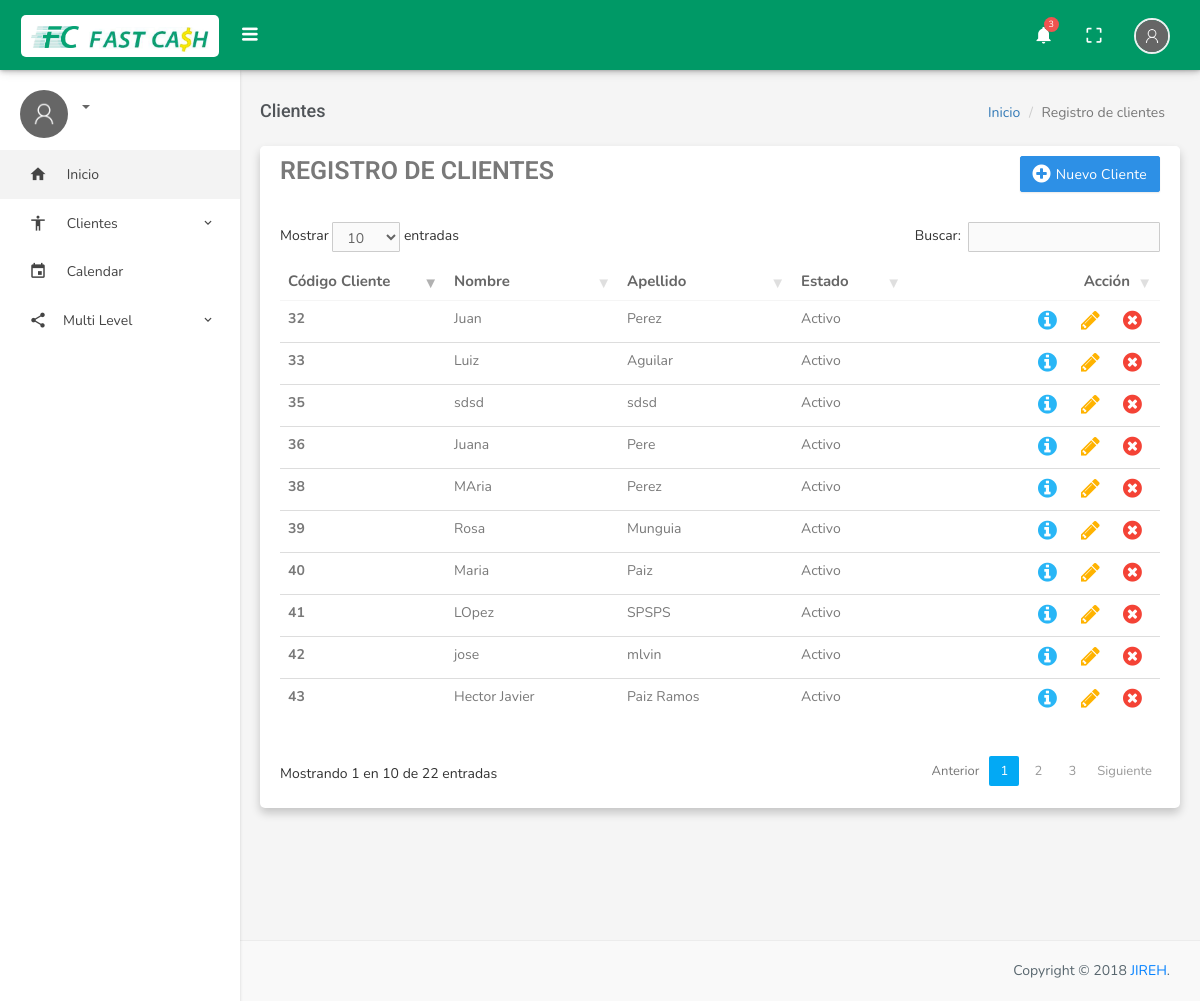
Page /index.php/clientes/gestionarCliente on the committed database.
### tables this page shows
CREATE TABLE `tbl_clientes` (
  `Id_Cliente` int(11) NOT NULL,
  `Codigo_Cliente` varchar(10) NOT NULL,
  `Nombre_Cliente` varchar(50) NOT NULL,
  `Apellido_Cliente` varchar(50) NOT NULL,
  `Condicion_Actual_Cliente` varchar(25) NOT NULL,
  `Estado_Civil_Cliente` varchar(25) NOT NULL,
  `Genero_Cliente` varchar(20) NOT NULL,
  `Telefono_Fijo_Cliente` varchar(10) DEFAULT NULL,
  `Telefono_Celular_Cliente` varchar(10) NOT NULL,
  `Domicilio_Cliente` text NOT NULL,
  `Fecha_Nacimiento_Cliente` date NOT NULL,
  `Zona_Cliente` varchar(25) NOT NULL,
  `DUI_Cliente` varchar(10) NOT NULL,
  `NIT_Cliente` varchar(18) NOT NULL,
  `Fecha_Registro_Cliente` date NOT NULL,
  `Observaciones_Cliente` text NOT NULL,
  `Profesion_Cliente` varchar(50) NOT NULL,
  `Fk_Id_Departamento` int(11) NOT NULL,
  `Fk_Id_Municipio` int(11) NOT NULL,
  `Tipo_Cliente` varchar(100) DEFAULT NULL
);

### application/controllers/Clientes.php (called while the page is built, shortened)
<?php
class Clientes extends CI_Controller {
	public function gestionarCliente(){
		$this->load->model('Clientes_Model');
		$registro=$this->Clientes_Model->CargarClientes();
		$data = array('registro'=>$registro);
		$this->load->view('Base/header');
		$this->load->view('Base/nav');
		$this->load->view("Clientes/Gestionar_Cliente", $data);
		$this->load->view('Base/footer');
	}
}
?>

### index.php (called while the page is built, shortened)
<?php
require_once BASEPATH.'core/CodeIgniter.php';

### application/models/Clientes_Model.php (called while the page is built, shortened)
<?php
class Clientes_Model extends CI_Model{
	public function CargarClientes(){
		$sql = "SELECT * FROM tbl_Clientes";
		$datos=$this->db->query($sql);
		return $datos;
	}
}
?>

### application/views/Clientes/Gestionar_Cliente.php (the view, shortened to what this page needs)
<div class="content-page">
    <div class="content">
        <div class="container">
            <div class="row">
                <div class="col-sm-12">
                    <h4 class="pull-left page-title">Clientes</h4>
                    <ol class="breadcrumb pull-right">
                        <li><a href="#">Inicio</a></li>
                        <li class="active">Registro de clientes</li>
                    </ol>
                </div>
            </div>
            <div class="row">
                <div class="col-md-12">
                    <div class="panel panel-default">
                        <div class="panel-heading">
        <div class="table-title">
          <div class="row">
            <div class="col-sm-5">
              <h3 class="panel-title">Registro de clientes</h3>
            </div>
            <div class="col-sm-7">
                <a title="Nuevo" data-toggle="tooltip" href="<?= base_url();?>Clientes/" class="btn btn-primary"><i class="fa fa-plus-circle"></i> <span>Nuevo Cliente<span></a>
            </div>
          </div>
        </div>
                        </div>
                        <div class="panel-body">
                            <div class="row">
                                <div class="col-md-12 col-sm-12 col-xs-12">
               <table id="datatable" class="table">
  <thead class="thead-dark thead thead1">
    <tr class="tr tr1">
      <th class="th th1" scope="col">Código Cliente</th>
      <th class="th th1" scope="col">Nombre</th>
      <th class="th th1" scope="col">Apellido</th>
      <th class="th th1" scope="col">Estado</th>
      <th class="th th1">Acción</th>
  </thead>
  <tbody class="tbody tbody1">
  <?php
  foreach ($registro->result() as $clientes) {
  $tipo = "'".$clientes->Tipo_Cliente."'"
  ?>
    <tr class="tr tr1">
      <td class="td td1" width="150"><b><?= $clientes->Id_Cliente?></b></td>
      <td class="td td1"><?= $clientes->Nombre_Cliente?></td>
      <td class="td td1"><?= $clientes->Apellido_Cliente?></td>
      <td class="td td1" width="100"><?= $clientes->Condicion_Actual_Cliente?></td>
      <td class="td td1">
      	<a title="Ver historial" data-toggle="modal" data-target=".bs-example-modal-lg" onclick="MostrarInfo(<?= $clientes->Id_Cliente?>, <?php echo $tipo;?>)" class="waves-effect waves-light ver"><i class="fa fa-info-circle"></i></a>
      <a title="Editar" data-toggle="tooltip" href="<?=base_url()?>Clientes/Editar?id=<?= $clientes->Id_Cliente?>" class="waves-effect waves-light editar"><i class="fa fa-pencil"></i></a>
      <a title="Eliminar" class="waves-effect waves-light eliminar" data-id="<?= $clientes->Id_Cliente?>" data-nombre="<?= $clientes->Nombre_Cliente?> <?= $clientes->Apellido_Cliente?>" data-toggle="modal" data-target=".modal_eliminar_cliente"><i class="fa fa-times-circle"></i></a>
      </td>
    <?php
		}
    ?>
  </tbody>
</table>
                 </div>
                            </div>
                        </div>
                    </div>
                </div>
            </div>
        </div>
    </div>
</div>

### application/views/Base/header.php (shortened to what this page needs)
<!DOCTYPE html>
<html>
    <head>
        <link href="<?= base_url() ?>plantilla/css/bootstrap.min.css" rel="stylesheet" />
        <link href="<?= base_url() ?>plantilla/assets/font-awesome/css/font-awesome.min.css" rel="stylesheet" />
        <link href="<?= base_url() ?>plantilla/assets/ionicon/css/ionicons.min.css" rel="stylesheet" />
        <link href="<?= base_url() ?>plantilla/css/material-design-iconic-font.min.css" rel="stylesheet">
        <link href="<?= base_url() ?>plantilla/css/animate.css" rel="stylesheet" />
        <link href="<?= base_url() ?>plantilla/css/waves-effect.css" rel="stylesheet">
        <link rel="stylesheet" type="text/css" href="<?= base_url() ?>plantilla/assets/form-wizard/jquery.steps.css" />
        <link href="<?= base_url() ?>plantilla/assets/datatables/jquery.dataTables.min.css" rel="stylesheet" type="text/css" />
        <link href="<?= base_url() ?>plantilla/assets/modal-effect/css/component.css" rel="stylesheet">
        <link href="<?= base_url() ?>plantilla/assets/notifications/notification.css" rel="stylesheet" />
        <link href="<?= base_url() ?>plantilla/assets/sweet-alert/sweet-alert.min.css" rel="stylesheet">
        <link href="<?= base_url() ?>plantilla/css/helper.css" rel="stylesheet" type="text/css" />
        <link href="<?= base_url() ?>plantilla/css/style.css" rel="stylesheet" type="text/css" />
    </head>
        <body class="fixed-left nicescroll">
        <div id="wrapper">

### application/views/Base/nav.php (shortened to what this page needs)
<div class="topbar">
    <div class="topbar-left">
        <div class="text-center">
            <span class="margin-logo">
           <a href="<?= base_url() ?>Home/main" class="logo"><i><img src="<?= base_url() ?>plantilla/images/fc_logo.png" width="48" alt="Logo"></i> <span><img src="<?= base_url() ?>plantilla/images/fast_cash.png" width="120" alt="Logo"></span></a>
            </span>
        </div>
    </div>
    <div class="navbar navbar-default" role="navigation">
        <div class="container">
            <div class="">
                <div class="pull-left">
                    <button class="button-menu-mobile open-left">
                        <i data-original="ion-navicon-round" class="ion-navicon-round"></i>
                    </button>
                </div>
                <ul class="nav navbar-nav navbar-right pull-right">
                    <li class="dropdown hidden-xs">
                        <a href="#" data-target="#" class="dropdown-toggle waves-effect waves-light" data-toggle="dropdown" aria-expanded="true">
                            <i class="md md-notifications"></i> <span class="badge badge-xs badge-danger">3</span>
                        </a>
                    </li>
                    <li class="hidden-xs">
                        <a href="#" id="btn-fullscreen" class="waves-effect waves-light"><i class="md md-crop-free"></i></a>
                    </li>
                    <li class="dropdown">
                        <a href="" class="dropdown-toggle profile" data-toggle="dropdown" aria-expanded="true"><img src="<?= base_url() ?>plantilla/images/user.png" alt="user-img" class="img-circle"> </a>
                    </li>
                </ul>
            </div>
        </div>
    </div>
</div>
<div class="left side-menu">
    <div class="sidebar-inner slimscrollleft">
        <div class="user-details">
            <div class="pull-left">
                <img src="<?= base_url() ?>plantilla/images/user.png" alt="" class="thumb-md img-circle">
            </div>
            <div class="user-info">
                <div class="dropdown">
                    <a href="#" class="dropdown-toggle" data-toggle="dropdown" aria-expanded="false"><?php echo $this->session->userdata("nombre")." ".$this->session->userdata("apellido");?><span class="caret"></span></a>
                </div>
            </div>
        </div>
        <div id="sidebar-menu">
            <ul>
                <li>
                    <a href="" class="waves-effect active"><i class="md md-home"></i><span> Inicio </span></a>
                </li>
                <li class="has_sub">
                    <a href="#" class="waves-effect"><i class="md md-accessibility"></i><span> Clientes </span><span class="pull-right"><i class="md  md-keyboard-arrow-down"></i></span></a>
                </li>
                <li>
                    <a href="calendar.html" class="waves-effect"><i class="md md-event"></i><span> Calendar </span></a>
                </li>
                <li class="has_sub">
                    <a href="javascript:void(0);" class="waves-effect"><i class="md md-share"></i><span>Multi Level </span><span class="pull-right"><i class="md  md-keyboard-arrow-down"></i></span></a>
                </li>
            </ul>
        </div>
    </div>
</div>

### application/views/Base/footer.php (shortened to what this page needs)
        </div>
        <footer class="footer text-right">
           Copyright © <?php echo date('Y');?> <font color="#0080FF">JIREH</font>.
        </footer>
    </body>
</html>

### plantilla/css/waves-effect.css (style rules this page uses)
.waves-effect { position: relative; cursor: pointer; display: inline-block; overflow: hidden; -webkit-user-select: none; -moz-user-select: none; -ms-user-select: none; user-select: none; -webkit-tap-highlight-color: transparent; vertical-align: middle; z-index: 1; will-change: opacity, transform; -webkit-transition: all 0.3s ease-out; -moz-transition: all 0.3s ease-out; -o-transition: all 0.3s ease-out; -ms-transition: all 0.3s ease-out; transition: all 0.3s ease-out; }

### plantilla/assets/modal-effect/css/component.css (style rules this page uses)
.container { min-height: 100%; }

### plantilla/css/helper.css (style rules this page uses)
.thumb-md { height: 48px; width: 48px; }

### rows in the picture
tbl_clientes: Id_Cliente "32", Nombre_Cliente "Juan", Apellido_Cliente "Perez", Condicion_Actual_Cliente "Activo"
tbl_clientes: Id_Cliente "33", Nombre_Cliente "Luiz", Apellido_Cliente "Aguilar", Condicion_Actual_Cliente "Activo"
tbl_clientes: Id_Cliente "35", Nombre_Cliente "sdsd", Apellido_Cliente "sdsd", Condicion_Actual_Cliente "Activo"
tbl_clientes: Id_Cliente "36", Nombre_Cliente "Juana", Apellido_Cliente "Pere", Condicion_Actual_Cliente "Activo"
tbl_clientes: Id_Cliente "38", Nombre_Cliente "MAria", Apellido_Cliente "Perez", Condicion_Actual_Cliente "Activo"
tbl_clientes: Id_Cliente "39", Nombre_Cliente "Rosa", Apellido_Cliente "Munguia", Condicion_Actual_Cliente "Activo"
tbl_clientes: Id_Cliente "40", Nombre_Cliente "Maria", Apellido_Cliente "Paiz", Condicion_Actual_Cliente "Activo"
tbl_clientes: Id_Cliente "41", Nombre_Cliente "LOpez", Apellido_Cliente "SPSPS", Condicion_Actual_Cliente "Activo"
tbl_clientes: Id_Cliente "42", Nombre_Cliente "jose", Apellido_Cliente "mlvin", Condicion_Actual_Cliente "Activo"
tbl_clientes: Id_Cliente "43", Nombre_Cliente "Hector Javier", Apellido_Cliente "Paiz Ramos", Condicion_Actual_Cliente "Activo"
